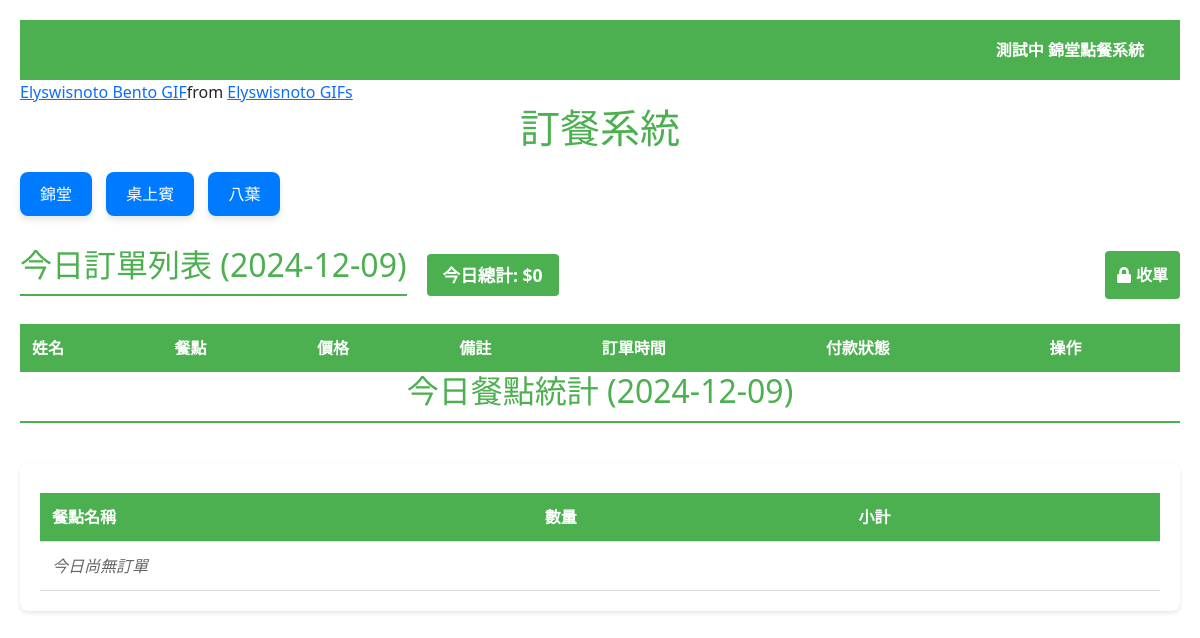
Before: / with the older database file.
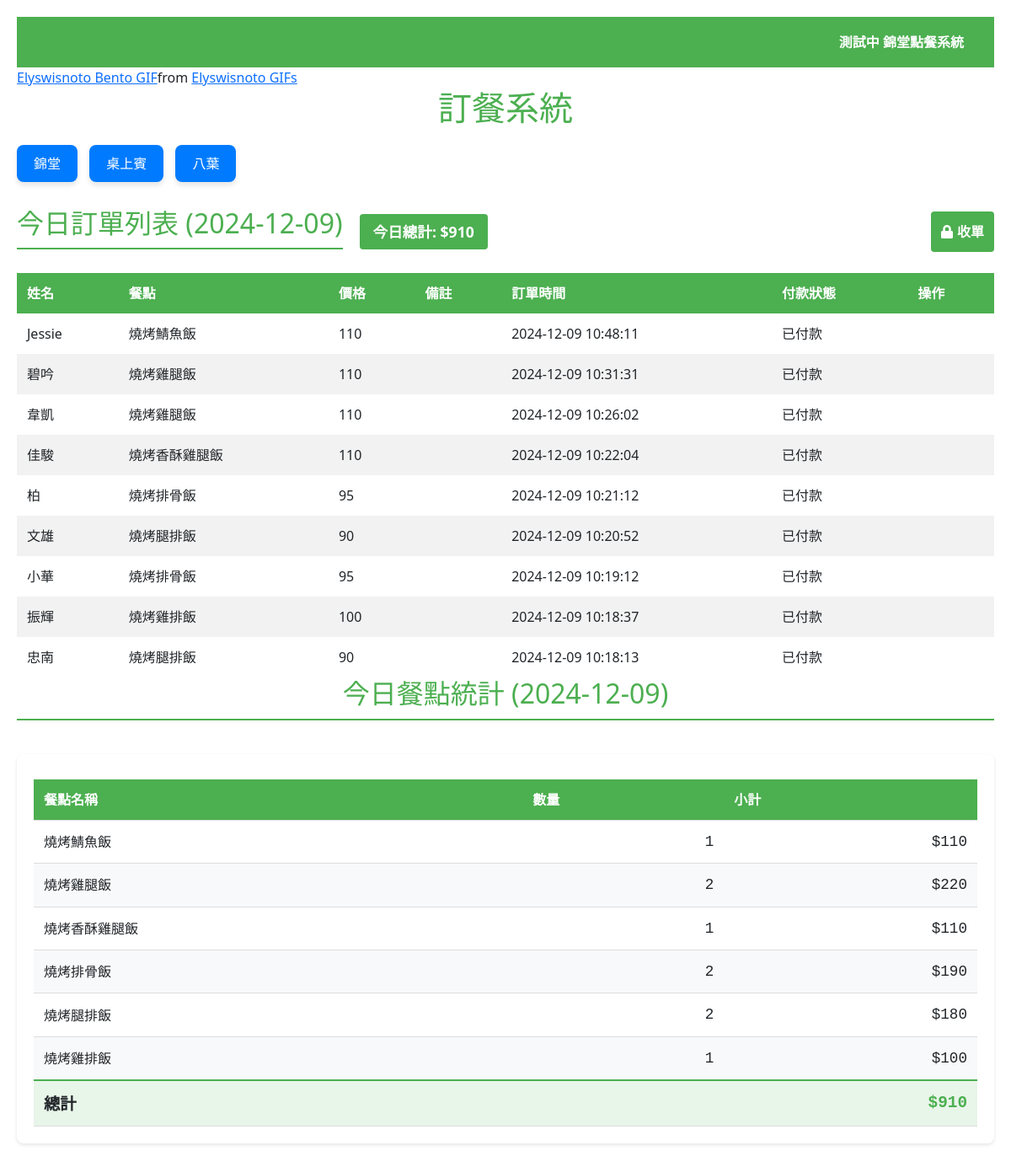
After: the same page with the newer database file.
### tables this page shows
CREATE TABLE orders (
            id INTEGER PRIMARY KEY AUTOINCREMENT,
            user_name TEXT NOT NULL,
            lunch_name TEXT NOT NULL,
            price INTEGER NOT NULL,
            remarks TEXT,
            order_time TIMESTAMP DEFAULT CURRENT_TIMESTAMP,
            payment_status TEXT DEFAULT '未付款',
            order_status TEXT DEFAULT '開放中'
        );

### app.py (the view, shortened to what this page needs)
@app.route('/', methods=['GET', 'POST'])
def index():
    conn = sqlite3.connect('orders.db')
    c = conn.cursor()
    today = date.today()
    today_start = f"{today} 00:00:00"
    today_end = f"{today} 23:59:59"
    c.execute('''
        SELECT id, user_name, lunch_name, price, remarks, order_time, payment_status, order_status
        FROM orders
        WHERE date(order_time) = date('now', 'localtime')
        ORDER BY order_time DESC
    ''')
    orders = [
        {
            'id': row[0],
            'user_name': row[1],
            'lunch_name': row[2],
            'price': row[3],
            'remarks': row[4],
            'order_time': row[5],
            'payment_status': row[6],
            'order_status': row[7]
        }
        for row in c.fetchall()
    ]
    conn.close()
    today_total = sum(order['price'] for order in orders)
    return render_template('index.html',
                         orders=orders,
                         today_total=today_total,
                         today_date=today.strftime('%Y-%m-%d'))

### templates/index.html (shortened to what this page needs)
<!DOCTYPE html>
<html>
<head>
    <link rel="stylesheet" href="https://cdnjs.cloudflare.com/ajax/libs/font-awesome/5.15.4/css/all.min.css">
</head>
<body>
    <div class="top-nav">
        <a href="{{ url_for('store1') }}" class="store-link">測試中 錦堂點餐系統</a>
    </div>
    <div class="tenor-gif-embed" data-postid="21995730" data-share-method="host" data-aspect-ratio="1.77778" data-width="100%"><a href="https://tenor.com/view/elyswisnoto-bento-anime-food-gif-21995730">Elyswisnoto Bento GIF</a>from <a href="https://tenor.com/search/elyswisnoto-gifs">Elyswisnoto GIFs</a></div> <script type="text/javascript" async src="https://tenor.com/embed.js"></script>
    <h1>訂餐系統</h1>
<div class="collapse-buttons">
    <p>
        <a class="btn btn-primary" data-bs-toggle="collapse" href="#collapseMenu1" role="button">
            錦堂
        </a>
        <button class="btn btn-primary" type="button" data-bs-toggle="collapse" data-bs-target="#collapseMenu2">
            桌上賓
        </button>
        <button class="btn btn-primary" type="button" data-bs-toggle="collapse" data-bs-target="#collapseMenu3">
            八葉
        </button>
    </p>
</div>
    <div class="order-controls">
        <div class="order-header">
            <h2>今日訂單列表 ({{ today_date }})</h2>
            <div class="today-total">今日總計: ${{ today_total }}</div>
        </div>
        <form action="{{ url_for('toggle_order_status') }}" method="POST">
            <button type="submit" class="close-order-btn">
                <i class="fas fa-lock"></i> 收單
            </button>
        </form>
    </div>
    <div class="table-container">
        <table>
            <thead>
                <tr>
                    <th>姓名</th>
                    <th>餐點</th>
                    <th>價格</th>
                    <th>備註</th>
                    <th>訂單時間</th>
                    <th>付款狀態</th>
                    <th>操作</th>
                </tr>
            </thead>
            <tbody>
                {% for order in orders %}
                <tr>
                    <td>{{ order.user_name }}</td>
                    <td>{{ order.lunch_name }}</td>
                    <td>{{ order.price }}</td>
                    <td>{{ order.remarks }}</td>
                    <td>{{ order.order_time }}</td>
                    <td>{{ order.payment_status }}</td>
                    <td>
                    </td>
                </tr>
                {% endfor %}
            </tbody>
        </table>
    </div>
    <h2>今日餐點統計 ({{ today_date }})</h2>
    <div class="stats-container">
        <div class="stats-table-container">
            <table class="stats-table">
                <thead>
                    <tr>
                        <th>餐點名稱</th>
                        <th>數量</th>
                        <th>小計</th>
                    </tr>
                </thead>
                <tbody>
                    {% set total_amount = namespace(value=0) %}
                    {% set lunch_stats = {} %}
                    {% for order in orders %}
                        {% if order.lunch_name in lunch_stats %}
                            {% set stats = lunch_stats[order.lunch_name] %}
                            {% set _ = stats.update({'count': stats.count + 1, 'total': stats.total + order.price}) %}
                        {% else %}
                            {% set _ = lunch_stats.update({order.lunch_name: {'count': 1, 'total': order.price}}) %}
                        {% endif %}
                        {% set total_amount.value = total_amount.value + order.price %}
                    {% endfor %}
                    {% for lunch_name, stats in lunch_stats.items() %}
                    <tr>
                        <td>{{ lunch_name }}</td>
                        <td>{{ stats.count }}</td>
                        <td>${{ stats.total }}</td>
                    </tr>
                    {% endfor %}
                    {% if lunch_stats %}
                    <tr class="total-row">
                        <td colspan="2"><strong>總計</strong></td>
                        <td><strong>${{ total_amount.value }}</strong></td>
                    </tr>
                    {% else %}
                    <tr>
                        <td colspan="3" class="no-data">今日尚無訂單</td>
                    </tr>
                    {% endif %}
                </tbody>
            </table>
        </div>
    </div>
    <link href="https://cdn.jsdelivr.net/npm/bootstrap@5.1.3/dist/css/bootstrap.min.css" rel="stylesheet">
</body>
</html>

### templates/index.html (style rules this page uses)
:root { --primary-color: #4CAF50; --secondary-color: #45a049; --background-color: #f9f9f9; --text-color: #333; --border-color: #ddd; }
* { box-sizing: border-box; margin: 0; padding: 0; }
body { font-family: 'Microsoft JhengHei', Arial, sans-serif; line-height: 1.6; background-color: var(--background-color); color: var(--text-color); padding: 20px; max-width: 1200px; margin: 0 auto; }
h1, h2 { color: var(--primary-color); margin: 20px 0; text-align: center; }
button[type="submit"] { background-color: var(--primary-color); color: white; padding: 12px 24px; border: none; border-radius: 4px; cursor: pointer; width: 100%; font-size: 16px; transition: all 0.3s ease; }
.table-container { overflow-x: auto; }
table { width: 100%; border-collapse: collapse; background: white; box-shadow: 0 2px 4px rgba(0,0,0,0.1); }
th, td { padding: 12px; text-align: left; border-bottom: 1px solid var(--border-color); }
th { background-color: var(--primary-color); color: white; }
tr:nth-child(even) { background-color: #f2f2f2; }
@media screen and (min-width: 768px) { form { display: grid; grid-template-columns: repeat(2, 1fr); gap: 20px; } }
@media screen and (min-width: 768px) { button { grid-column: span 2; } }
tr { animation: fadeIn 0.3s ease; }
.stats-container { margin-top: 40px; margin-bottom: 40px; background: white; border-radius: 8px; box-shadow: 0 2px 4px rgba(0,0,0,0.1); padding: 20px; }
.stats-table-container { overflow-x: auto; }
.stats-table { width: 100%; border-collapse: collapse; margin-top: 10px; background: white; }
.stats-table th, .stats-table td { padding: 12px; text-align: left; border-bottom: 1px solid var(--border-color); }
.stats-table th { background-color: var(--primary-color); color: white; font-weight: bold; }
.stats-table tr:nth-child(even) { background-color: #f8f9fa; }
.total-row { background-color: #e8f5e9 !important; font-size: 1.1em; }
.total-row td { border-top: 2px solid var(--primary-color); }
.stats-table tr { transition: background-color 0.3s ease; }
.stats-table td:nth-child(2), .stats-table td:nth-child(3) { text-align: right; }
h2 { margin-top: 40px; padding-bottom: 10px; border-bottom: 2px solid var(--primary-color); color: var(--primary-color); }
.stats-container { position: relative; transition: transform 0.3s ease; }
.order-controls { display: flex; justify-content: space-between; align-items: center; margin-bottom: 20px; flex-wrap: wrap; gap: 15px; }
.close-order-btn { background-color: #ff9800; color: white; padding: 8px 16px; border: none; border-radius: 4px; cursor: pointer; font-size: 14px; display: flex; align-items: center; gap: 5px; transition: all 0.3s ease; }
.order-header { display: flex; align-items: center; gap: 20px; }
.today-total { background-color: var(--primary-color); color: white; padding: 8px 16px; border-radius: 4px; font-weight: bold; font-size: 1.1em; }
.stats-container { margin-top: 40px; margin-bottom: 40px; background: white; border-radius: 8px; box-shadow: 0 2px 4px rgba(0,0,0,0.1); padding: 20px; animation: fadeIn 0.5s ease; }
.stats-table td:nth-child(2), .stats-table td:nth-child(3) { text-align: right; font-family: monospace; font-size: 1.1em; }
.total-row { background-color: #e8f5e9 !important; }
.total-row td { border-top: 2px solid var(--primary-color); font-size: 1.1em; }
.total-row td:last-child { color: var(--primary-color); }
.top-nav { display: flex; justify-content: flex-end; padding: 10px 20px; background-color: var(--primary-color); }
.store-link { color: white; text-decoration: none; font-weight: bold; padding: 8px 16px; border-radius: 4px; transition: background-color 0.3s ease; }
.collapse-buttons { margin: 20px 0; }
.collapse-buttons .btn { margin-right: 10px; margin-bottom: 10px; }
button[type="submit"] { width: 100%; padding: 10px; background-color: var(--primary-color); color: white; border: none; border-radius: 4px; cursor: pointer; }
button[type="submit"] { width: 100%; padding: 12px; background-color: #4CAF50; color: white; border: none; border-radius: 4px; cursor: pointer; font-size: 16px; font-weight: bold; }
.collapse-buttons .btn { background-color: #007bff; color: white; border: none; border-radius: 8px; padding: 10px 20px; font-size: 16px; transition: background-color 0.3s ease, transform 0.3s ease; box-shadow: 0 4px 6px rgba(0, 0, 0, 0.1); }

Changed rows visible on the page:
added orders: user_name "Jessie", lunch_name "燒烤鯖魚飯", price "110", order_time "2024-12-09 10:48:11", payment_status "已付款", count "1", total "110"
added orders: user_name "碧吟", lunch_name "燒烤雞腿飯", price "110", order_time "2024-12-09 10:31:31", payment_status "已付款", count "2", total "220"
added orders: user_name "韋凱", lunch_name "燒烤雞腿飯", price "110", order_time "2024-12-09 10:26:02", payment_status "已付款", shown under "今日訂單列表 (2024-12-09)"
added orders: user_name "佳駿", lunch_name "燒烤香酥雞腿飯", price "110", order_time "2024-12-09 10:22:04", payment_status "已付款", count "1", total "110"
added orders: user_name "柏", lunch_name "燒烤排骨飯", price "95", order_time "2024-12-09 10:21:12", payment_status "已付款", count "2", total "190"
added orders: user_name "文雄", lunch_name "燒烤腿排飯", price "90", order_time "2024-12-09 10:20:52", payment_status "已付款", count "2", total "180"
added orders: user_name "小華", lunch_name "燒烤排骨飯", price "95", order_time "2024-12-09 10:19:12", payment_status "已付款", shown under "今日訂單列表 (2024-12-09)"
added orders: user_name "振輝", lunch_name "燒烤雞排飯", price "100", order_time "2024-12-09 10:18:37", payment_status "已付款", count "1", total "100"
added orders: user_name "忠南", lunch_name "燒烤腿排飯", price "90", order_time "2024-12-09 10:18:13", payment_status "已付款", shown under "今日訂單列表 (2024-12-09)"
Other visible differences:
{{ today_total }}: "0" → "910"
{{ total_amount.value }}: (not shown) → "910"
text no longer shown: "今日尚無訂單"
text now shown: "總計 $"
